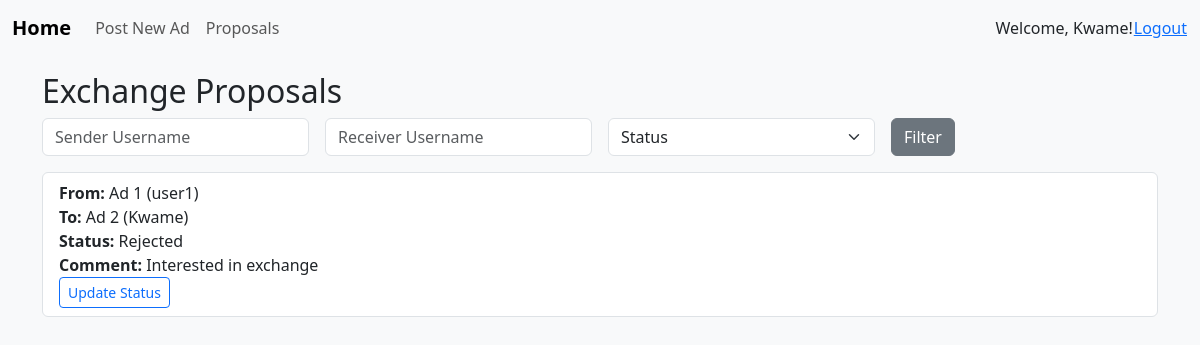
The page /proposals/ (signed in) on the database its author committed.
### ads/models.py (models this page shows, shortened)
class ExchangeProposal(models.Model):
    STATUS_CHOICES = [
        ('pending', 'Pending'),
        ('accepted', 'Accepted'),
        ('rejected', 'Rejected'),
    ]
    ad_sender = models.ForeignKey(Ad, related_name='sent_proposals', on_delete=models.CASCADE)
    ad_receiver = models.ForeignKey(Ad, related_name='received_proposals', on_delete=models.CASCADE)
    comment = models.TextField()
    status = models.CharField(max_length=10, choices=STATUS_CHOICES, default='pending')
    created_at = models.DateTimeField(auto_now_add=True)
    class Meta:
        constraints = [
            models.UniqueConstraint(
                fields=['ad_sender', 'ad_receiver'],
                name='unique_exchange_pair'
            )
        ]

class Ad(models.Model):
    CONDITION_CHOICES = [
        ('new', 'New'),
        ('used', 'Used'),
    ]
    user = models.ForeignKey(User, on_delete=models.CASCADE)
    title = models.CharField(max_length=255)
    description = models.TextField()
    image_url = models.URLField(blank=True, null=True)
    category = models.CharField(max_length=100)
    condition = models.CharField(max_length=10, choices=CONDITION_CHOICES)
    created_at = models.DateTimeField(auto_now_add=True)

### ads/views.py (the view)
# urls.py: path('proposals/', views.proposal_list, name='proposal_list'),
@login_required
def proposal_list(request):
    proposals = ExchangeProposal.objects.filter(
        Q(ad_sender__user=request.user) |
        Q(ad_receiver__user=request.user)
    ).distinct()
    sender = request.GET.get('sender')
    receiver = request.GET.get('receiver')
    status = request.GET.get('status')
    if sender:
        proposals = proposals.filter(ad_sender__user__username=sender)
    if receiver:
        proposals = proposals.filter(ad_receiver__user__username=receiver)
    if status:
        proposals = proposals.filter(status=status)
    return render(request, 'ads/proposal_list.html', {'proposals': proposals})

### ads/templates/ads/proposal_list.html (shortened to what this page needs)
{% extends "base.html" %}
{% block content %}
<h2>Exchange Proposals</h2>
<form class="row g-3 mb-3" method="get">
    <div class="col">
        <input type="text" name="sender" class="form-control" placeholder="Sender Username" value="{{ request.GET.sender }}">
    </div>
    <div class="col">
        <input type="text" name="receiver" class="form-control" placeholder="Receiver Username" value="{{ request.GET.receiver }}">
    </div>
    <div class="col">
        <select name="status" class="form-select">
            <option value="">Status</option>
        </select>
    </div>
    <div class="col">
        <button class="btn btn-secondary">Filter</button>
    </div>
</form>
<ul class="list-group">
    {% for proposal in proposals %}
    <li class="list-group-item">
        <strong>From:</strong> {{ proposal.ad_sender.title }} ({{ proposal.ad_sender.user.username }}) <br>
        <strong>To:</strong> {{ proposal.ad_receiver.title }} ({{ proposal.ad_receiver.user.username }}) <br>
        <strong>Status:</strong> {{ proposal.get_status_display }}<br>
        <strong>Comment:</strong> {{ proposal.comment }}<br>
       {% if user.is_authenticated and proposal.ad_receiver.user == user %}
            <a class="btn btn-sm btn-outline-primary" href="{% url 'update_proposal' proposal.id %}">Update Status</a>
        {% elif user.is_authenticated and proposal.ad_sender.user == user %}
            <a class="btn btn-sm btn-outline-primary" href="{% url 'update_proposal' proposal.id %}">Update Status</a>
        {% endif %}
    </li>
    {% endfor %}
</ul>
{% endblock %}

### ads/templates/base.html (shortened to what this page needs)
<!DOCTYPE html>
<html>
<head>
  {% load static %}
    <link rel="stylesheet" href="https://cdn.jsdelivr.net/npm/bootstrap@5.3.2/dist/css/bootstrap.min.css">
    <link rel="stylesheet" href="{% static 'ads/css/style.css' %}">
</head>
<body>
    <nav class="navbar navbar-expand-lg navbar-light bg-light mb-3">
      <div class="container-fluid">
        <a class="navbar-brand" href="{% url 'ad_list' %}">Home</a>
        {% if user.is_authenticated %}
        <ul class="navbar-nav me-auto mb-2 mb-lg-0">
          <li class="nav-item"><a class="nav-link" href="{% url 'create_ad' %}">Post New Ad</a></li>
          <li class="nav-item"><a class="nav-link" href="{% url 'proposal_list' %}">Proposals</a></li>
        </ul>
        <span>Welcome, {{ user.username }}!</span>
        <form
            method="post"
            action="{% url 'logout' %}"
            style="display:inline"
          >
            <button class="btn btn-link p-0 m-0 align-baseline">
              Logout
            </button>
        </form>
        {% else %}
        <p><a href="{% url 'login' %}">Login</a> | <a href="{% url 'signup' %}">Sign up</a></p>
        {% endif %}
      </div>
    </nav>
    <div class="container">
        {% block content %}{% endblock %}
    </div>
</body>
</html>

### ads/static/ads/css/style.css (style rules this page uses)
body { background-color: #f8f9fa; }
.navbar-brand { font-weight: bold; }
form input, form select, form textarea { border-radius: 0.375rem; }

### rows shown on the page
ExchangeProposal: ad_sender "Ad 1", ad_sender.user.username "user1", ad_receiver "Ad 2", ad_receiver.user.username "Kwame", status "Rejected", comment "Interested in exchange", shows "Update Status"

### other values the page prints
{{ user.username }} "Kwame"
